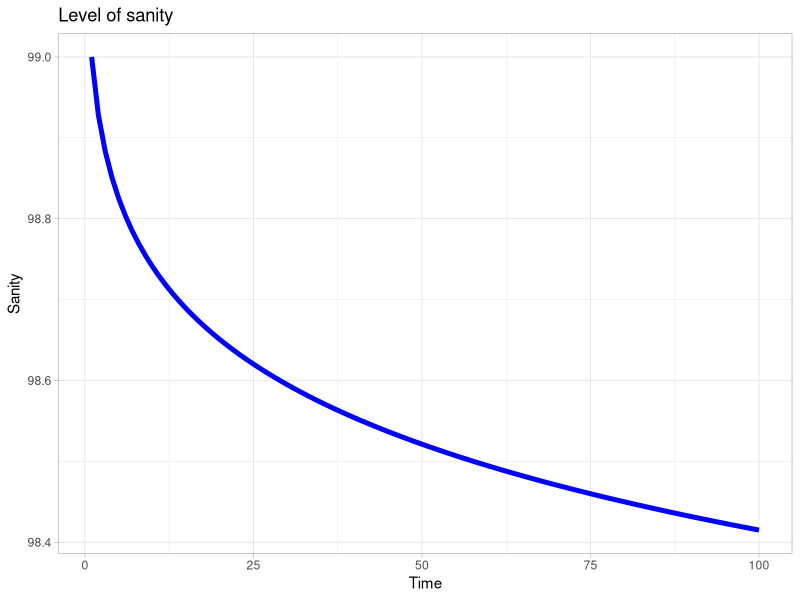

The R script that drew this image:
## ---- chunk 1
#| echo: false
#| warning: false
x<-1:100
y<- 100-(x**.1)
library("ggplot2")
ggplot()+
  geom_line(aes(x = x, y=y), color = 'blue',size =1.7)+
  labs(title = "Level of sanity",x= "Time",y = "Sanity")+
  theme_light()

